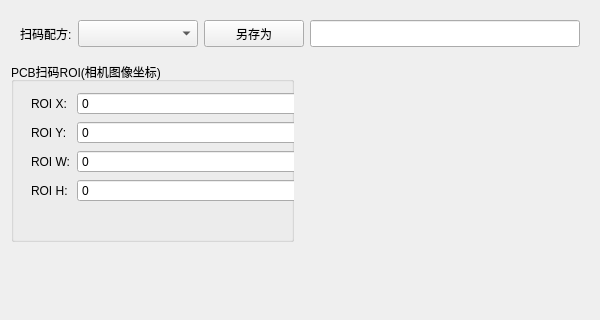
<?xml version="1.0" encoding="UTF-8"?>
<ui version="4.0">
 <class>WidgetRecipeScanCode</class>
 <widget class="QWidget" name="WidgetRecipeScanCode">
  <property name="geometry">
   <rect>
    <x>0</x>
    <y>0</y>
    <width>600</width>
    <height>320</height>
   </rect>
  </property>
  <property name="windowTitle">
   <string>Form</string>
  </property>
  <layout class="QGridLayout" name="gridLayout_2" columnstretch="1,1,0">
   <item row="0" column="0" colspan="3">
    <widget class="QWidget" name="widget_recipe" native="true">
     <property name="sizePolicy">
      <sizepolicy hsizetype="Preferred" vsizetype="Fixed">
       <horstretch>0</horstretch>
       <verstretch>0</verstretch>
      </sizepolicy>
     </property>
     <property name="minimumSize">
      <size>
       <width>0</width>
       <height>45</height>
      </size>
     </property>
     <property name="maximumSize">
      <size>
       <width>16777215</width>
       <height>50</height>
      </size>
     </property>
     <layout class="QGridLayout" name="gridLayout">
      <item row="0" column="0">
       <widget class="QLabel" name="label_3">
        <property name="text">
         <string>扫码配方:</string>
        </property>
       </widget>
      </item>
      <item row="0" column="1">
       <widget class="QComboBox" name="comboBox_Recipe">
        <property name="sizePolicy">
         <sizepolicy hsizetype="Preferred" vsizetype="Preferred">
          <horstretch>0</horstretch>
          <verstretch>0</verstretch>
         </sizepolicy>
        </property>
        <property name="minimumSize">
         <size>
          <width>120</width>
          <height>0</height>
         </size>
        </property>
        <property name="styleSheet">
         <string notr="true">QComboBox{font:20px;height: 50px;}</string>
        </property>
       </widget>
      </item>
      <item row="0" column="2">
       <widget class="QPushButton" name="btnSave">
        <property name="sizePolicy">
         <sizepolicy hsizetype="Preferred" vsizetype="Preferred">
          <horstretch>0</horstretch>
          <verstretch>0</verstretch>
         </sizepolicy>
        </property>
        <property name="minimumSize">
         <size>
          <width>100</width>
          <height>0</height>
         </size>
        </property>
        <property name="text">
         <string>另存为</string>
        </property>
       </widget>
      </item>
      <item row="0" column="3">
       <widget class="QLineEdit" name="lineEdit">
        <property name="sizePolicy">
         <sizepolicy hsizetype="Expanding" vsizetype="Preferred">
          <horstretch>0</horstretch>
          <verstretch>0</verstretch>
         </sizepolicy>
        </property>
        <property name="minimumSize">
         <size>
          <width>0</width>
          <height>25</height>
         </size>
        </property>
       </widget>
      </item>
     </layout>
    </widget>
   </item>
   <item row="1" column="0">
    <widget class="QGroupBox" name="groupBox">
     <property name="minimumSize">
      <size>
       <width>0</width>
       <height>180</height>
      </size>
     </property>
     <property name="maximumSize">
      <size>
       <width>400</width>
       <height>180</height>
      </size>
     </property>
     <property name="title">
      <string>PCB扫码ROI(相机图像坐标)</string>
     </property>
     <widget class="QWidget" name="layoutWidget">
      <property name="geometry">
       <rect>
        <x>20</x>
        <y>30</y>
        <width>341</width>
        <height>131</height>
       </rect>
      </property>
      <layout class="QFormLayout" name="formLayout">
       <item row="0" column="0">
        <widget class="QLabel" name="label_roiX">
         <property name="text">
          <string>ROI X:</string>
         </property>
        </widget>
       </item>
       <item row="0" column="1">
        <widget class="QSpinBox" name="spinBox_roiX">
         <property name="maximum">
          <number>100000</number>
         </property>
        </widget>
       </item>
       <item row="1" column="0">
        <widget class="QLabel" name="label_roiY">
         <property name="text">
          <string>ROI Y:</string>
         </property>
        </widget>
       </item>
       <item row="1" column="1">
        <widget class="QSpinBox" name="spinBox_roiY">
         <property name="maximum">
          <number>100000</number>
         </property>
        </widget>
       </item>
       <item row="2" column="0">
        <widget class="QLabel" name="label_roiW">
         <property name="text">
          <string>ROI W:</string>
         </property>
        </widget>
       </item>
       <item row="2" column="1">
        <widget class="QSpinBox" name="spinBox_roiW">
         <property name="maximum">
          <number>100000</number>
         </property>
        </widget>
       </item>
       <item row="3" column="0">
        <widget class="QLabel" name="label_roiH">
         <property name="text">
          <string>ROI H:</string>
         </property>
        </widget>
       </item>
       <item row="3" column="1">
        <widget class="QSpinBox" name="spinBox_roiH">
         <property name="maximum">
          <number>100000</number>
         </property>
        </widget>
       </item>
      </layout>
     </widget>
    </widget>
   </item>
   <item row="1" column="1">
    <spacer name="horizontalSpacer">
     <property name="orientation">
      <enum>Qt::Horizontal</enum>
     </property>
     <property name="sizeHint" stdset="0">
      <size>
       <width>64</width>
       <height>20</height>
      </size>
     </property>
    </spacer>
   </item>
   <item row="2" column="0">
    <spacer name="verticalSpacer">
     <property name="orientation">
      <enum>Qt::Vertical</enum>
     </property>
     <property name="sizeHint" stdset="0">
      <size>
       <width>20</width>
       <height>119</height>
      </size>
     </property>
    </spacer>
   </item>
  </layout>
 </widget>
 <resources/>
 <connections/>
</ui>
